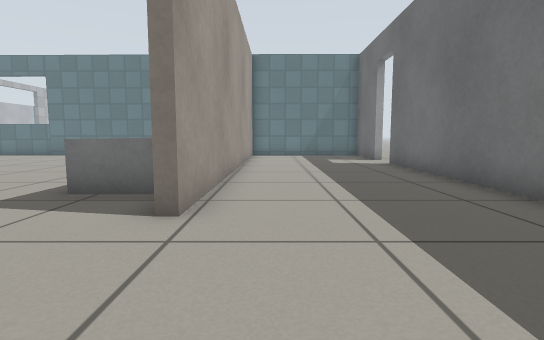
View 1 (above)

24 first-person views from a walk through a Gazebo world. The camera is 0.5 m above the floor, tilts 6° down and sees 80° across. The floor is counted in squares, 0.5 m on a side. Each view is taken from the middle of a square. On the plan, view 1 faces up. The plan holds only what a view shows up to about 12 squares ahead; the rest is blank. The place goes on beyond the plan. Gazebo's built-in surfaces are drawn with simple patterns.

View 2
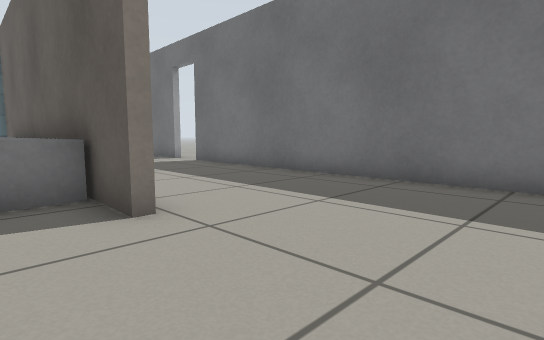

View 3
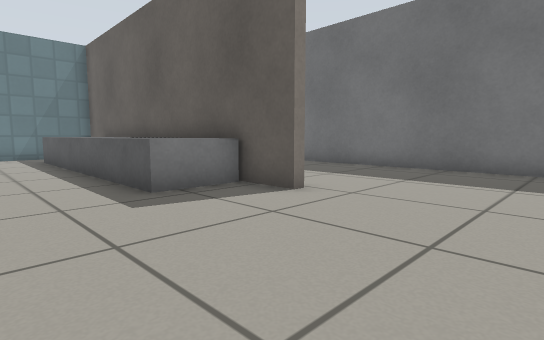

View 4
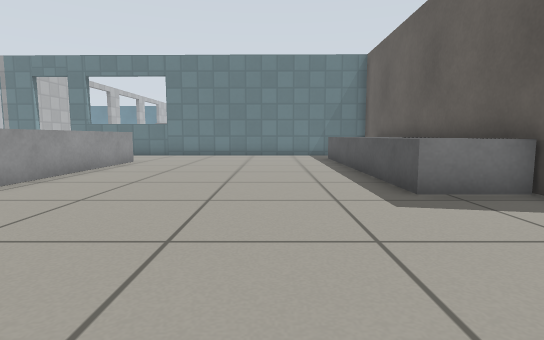

View 5
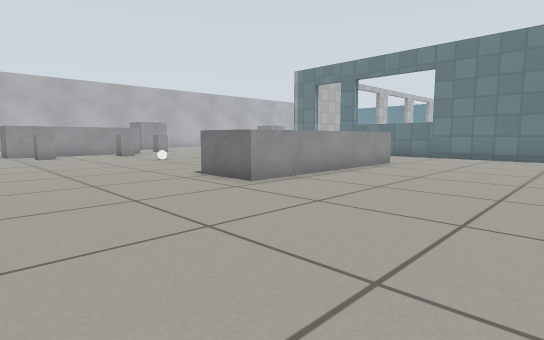

View 6
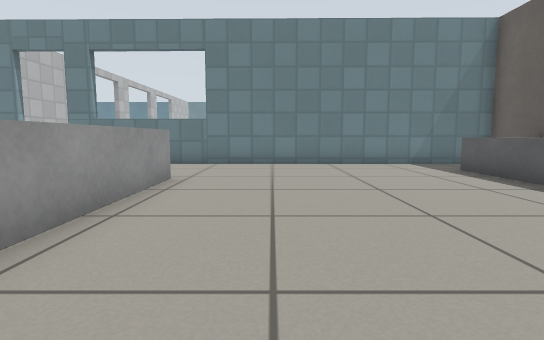

View 7
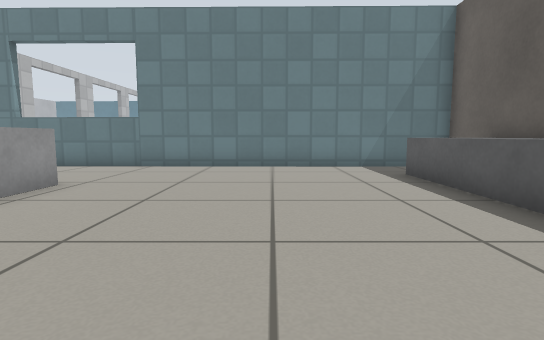

View 8
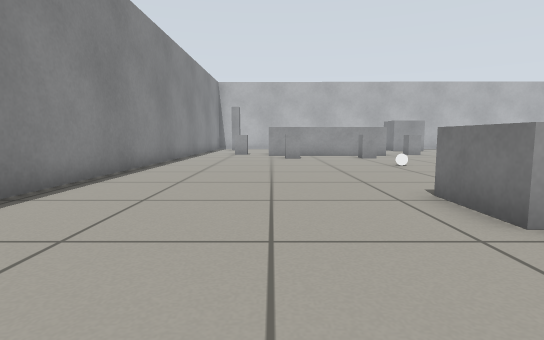

View 9
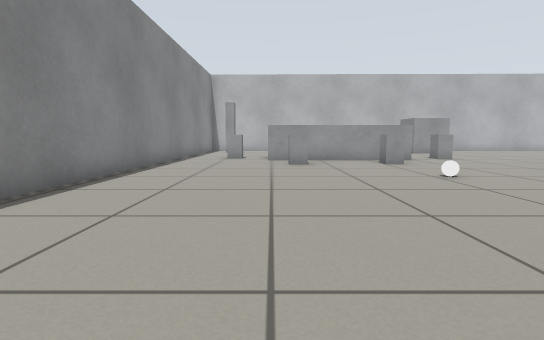

View 10
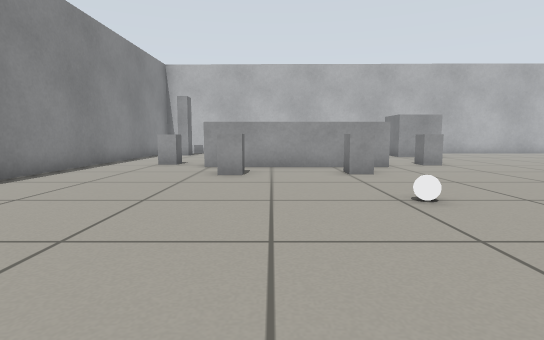

View 11
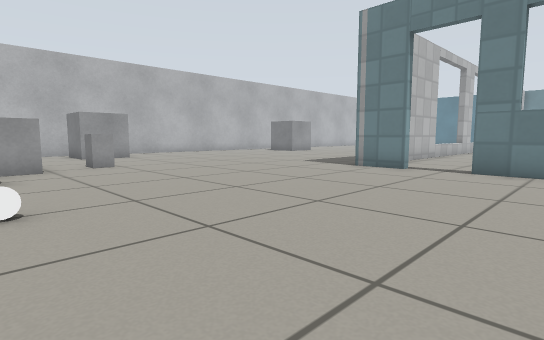

View 12
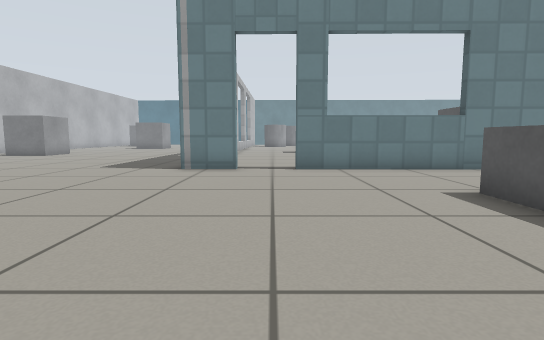

View 13
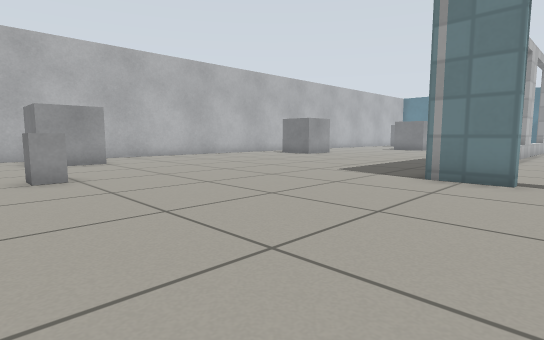

View 14
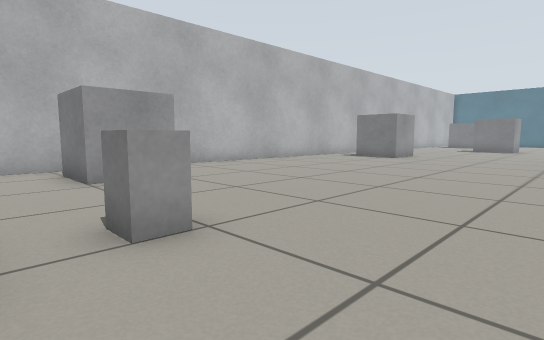

View 15
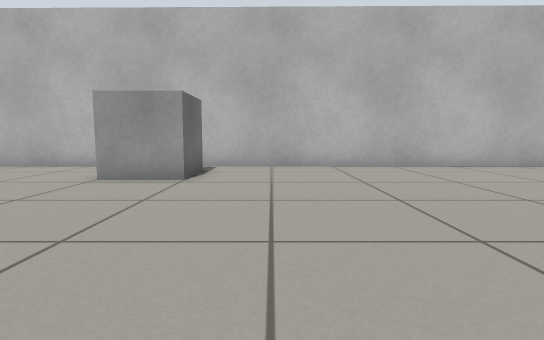

View 16
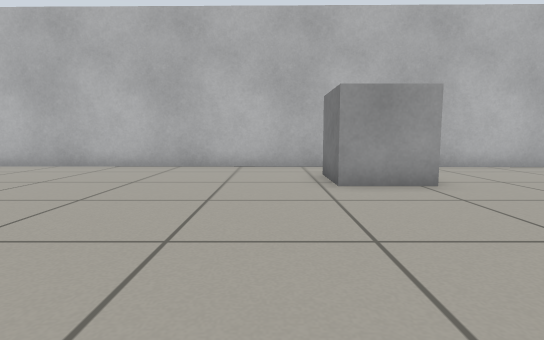

View 17
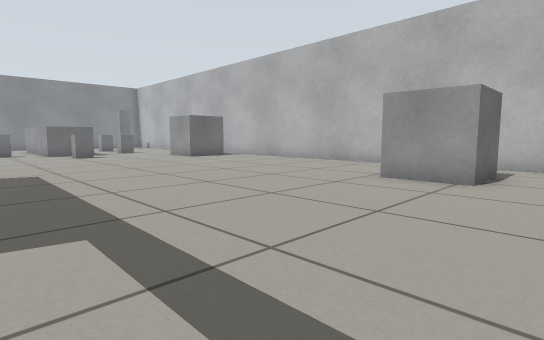

View 18
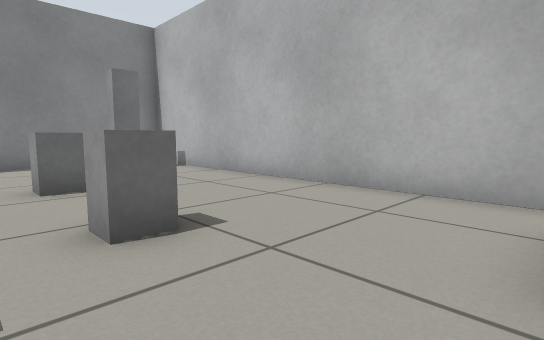

View 19
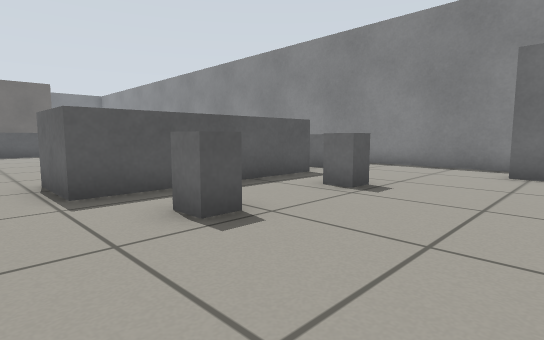

View 20
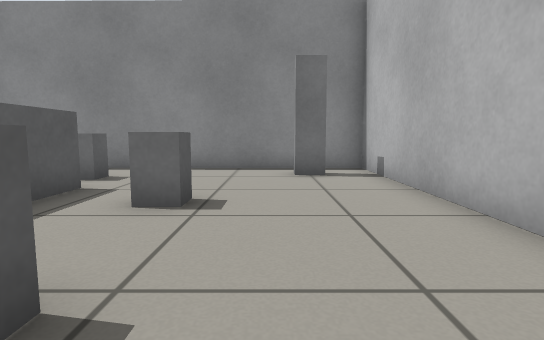

View 21
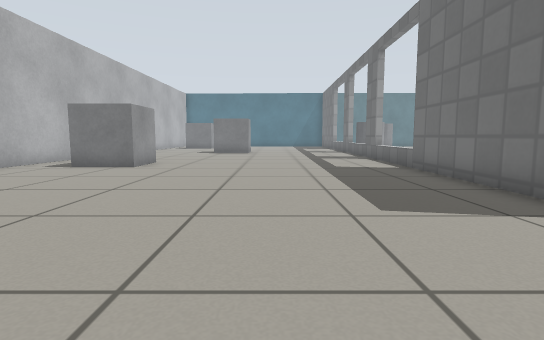

View 22
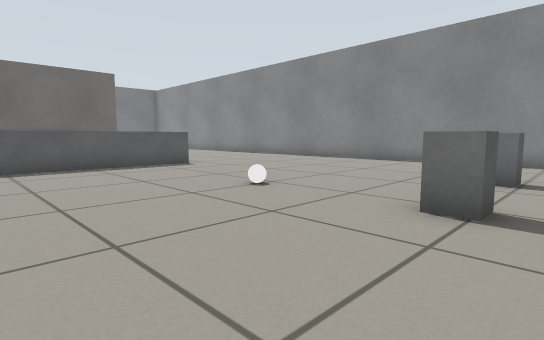

View 23
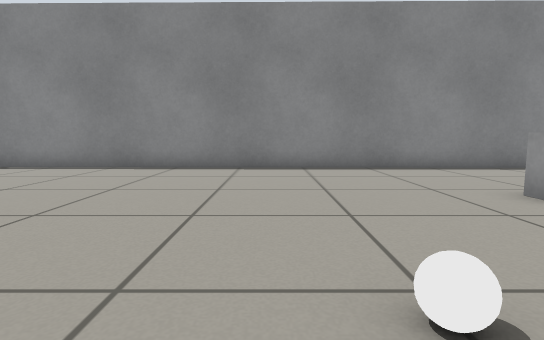

View 24
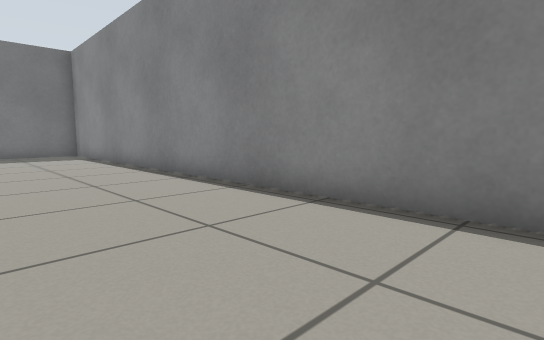

### Floor plan
Points are (right, up) in squares from view 1. A wall is a line through its corners. A room is listed if a view was taken in it or the views show most of it. See-through windows are left out.
Room 1 (view 1)
walls: (-1, 12.2) (-1.2, 4) (-1.5, 4); (4.1, 0.5) (4.2, 11.7)
ways out: opening at (-1, 1.5) to room 2; open door at (4, 12.5)
Room 2 (views 2, 3, 4, 5, 6, 7, 8, 9, 10, 11, 12, 13, 14, 15, 16, 17, 18, 19, 20, 21, 22, 23, 24)
walls: (-18, 16.7) (-19.8, 16.7); (-19.7, 18) (-19.6, 25.1); (-1.5, 4) (-1.3, 16.5) (-16.3, 16.7); (-32.4, 28.6) (-32.8, -1) (-1, -1.4)
ways out: opening at (-1, 1.5) to room 1; open door at (-17.5, 17)
objects: grey post (-31, 0) to (-31, 1); grey box (-31, 11) to (-29, 13); grey box (-30, 23) to (-28, 25); grey box (-29, 4) to (-28, 4); grey box (-29, 7) to (-28, 8); grey box (-26, 1) to (-25, 2); grey box (-26, 3) to (-24, 9); grey box (-26, 10) to (-25, 11); grey box (-23, 4) to (-22, 4); grey box (-23, 7) to (-22, 8); white ball (-19, 7); grey box (-13, 6) to (-11, 13); grey box (-4, 5) to (-2, 14)

Positions as (right, up) in squares from view 1, and headings:
1: (0, 0), facing up
2: (-3, 0), facing up-right
3: (-6, 0), facing up-right
4: (-6, 0), facing up
5: (-6, 1), facing up-left
6: (-9, 5), facing up
7: (-7, 6), facing up
8: (-8, 3), facing left
9: (-11, 3), facing left
10: (-14, 5), facing left
11: (-14, 7), facing up-left
12: (-17, 7), facing up
13: (-17, 9), facing up-left
14: (-22, 9), facing up-left
15: (-22, 15), facing left
16: (-22, 22), facing left
17: (-21, 27), facing down-left
18: (-27, 11), facing down-left
19: (-32, 10), facing down-right
20: (-30, 9), facing down
21: (-24, 13), facing up
22: (-24, 12), facing down-right
23: (-18, 9), facing down
24: (-14, 3), facing down-right
